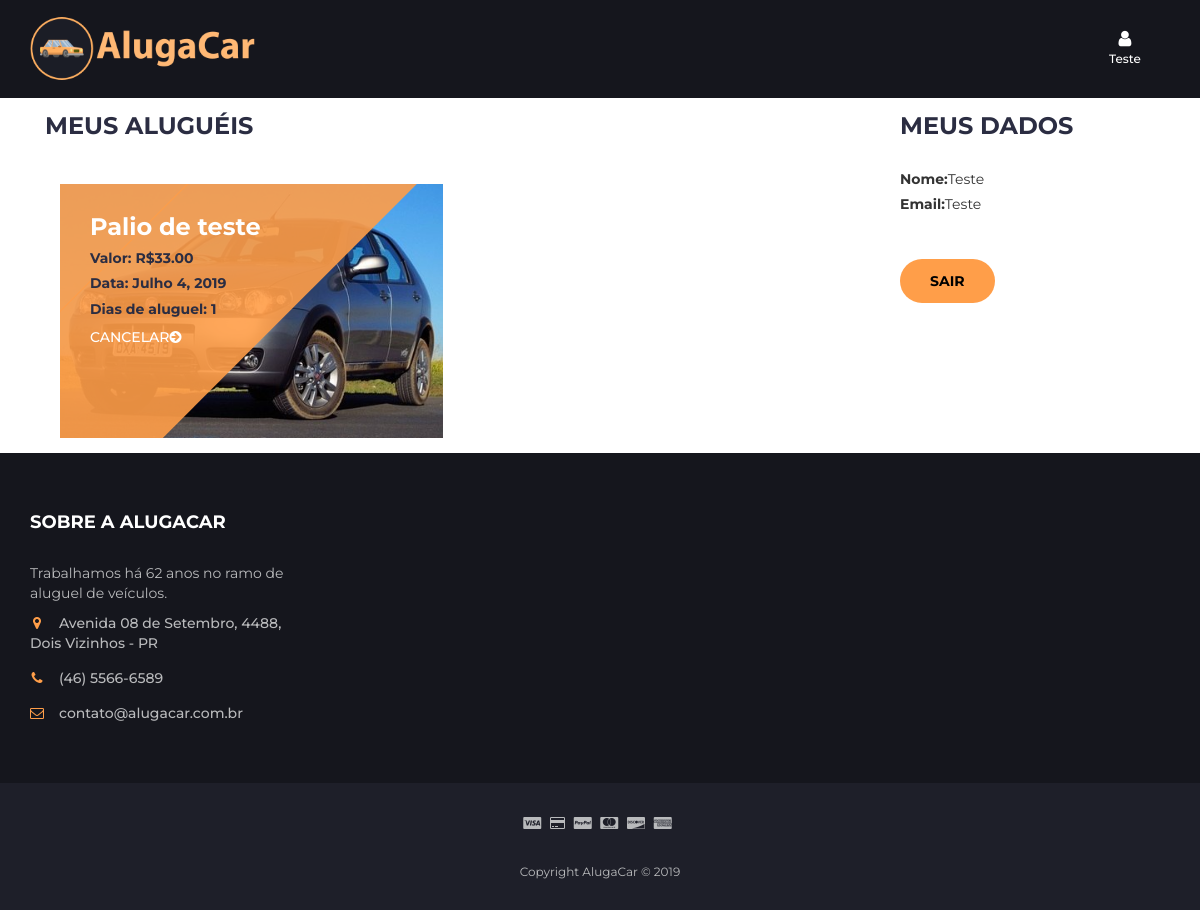
Before: /user_page (signed in) with the older database file.
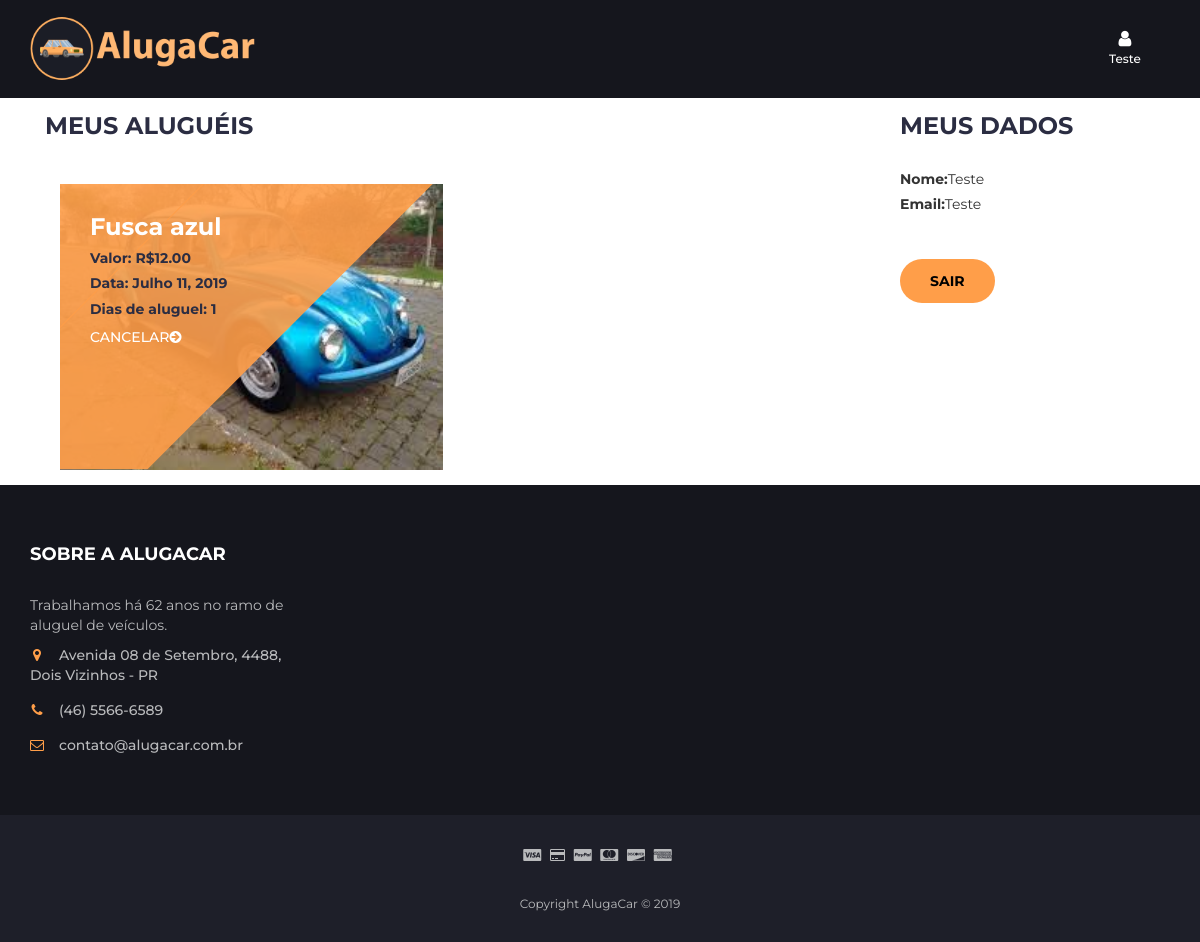
After: the same page with the newer database file.
### AlugaCarSite/models.py (models this page shows)
class Aluguel(models.Model):
    cliente = models.ForeignKey(Cliente,on_delete = models.SET_NULL, null = True)
    carrro = models.ForeignKey(Carro, on_delete=models.CASCADE, null = False)
    dataAlugado = models.DateField(auto_now=False, auto_now_add=False,null=True)
    diasAluguel = models.IntegerField(null=True)
    valorPagar = models.DecimalField(max_digits=10, decimal_places=2)

class Carro(models.Model):
    descricao = models.CharField(max_length=50)
    disponivel = models.BooleanField(default=True)
    valorDia = models.DecimalField(max_digits=10, decimal_places=2)
    marca = models.ForeignKey(Marca, on_delete=models.CASCADE)
    modelo = models.ForeignKey(Modelo,on_delete=models.CASCADE)
    caminhoFoto = models.ImageField(null=True, blank = True,upload_to='AlugaCarSite/static/galeria/carros')
    def __str__(self):
        return self.descricao
    def getfoto(self):
        dir = str(self.caminhoFoto)
        dir = dir[20:]
        return dir

### AlugaCarSite/views.py (the view)
# urls.py: path("user_page", user_page,name="user_page"),
def user_page(request):
    iduser = request.session.get('login')
    if iduser < 0 or not iduser:
        return redirect("home")
    user = Cliente.objects.get(id=iduser)
    alu = Aluguel.objects.all()
    alugueis = []
    carros = []
    for i in alu:
        if i.cliente.id == user.id:
            alugueis.append(i)
    return render(request, "user_page.html", {"cliente": user, 'alugueis': alugueis, 'carros': carros})

### AlugaCarSite/templates/user_page.html (shortened to what this page needs)
{% load staticfiles %}
<!DOCTYPE html>
<html lang="en">
<head>
	<link type="text/css" rel="stylesheet" href="{% static 'css/bootstrap.min.css' %}" />
	<link type="text/css" rel="stylesheet" href="{% static 'css/slick.css' %}" />
	<link type="text/css" rel="stylesheet" href="{% static 'css/slick-theme.css' %}" />
	<link type="text/css" rel="stylesheet" href="{% static 'css/nouislider.min.css' %}" />
	<link rel="stylesheet" href="{% static 'css/font-awesome.min.css' %}">
	<link type="text/css" rel="stylesheet" href="{% static 'css/style.css' %}" />
</head>
<body>
	<header>
		<div id="header">
			<div class="container">
				<div class="row">
					<div class="col-md-9">
						<div class="header-logo">
							<a href="{% url 'home' %}" class="logo">
								<img src="{% static '/img/banner.png' %}" alt="" width='225'>
							</a>
						</div>
					</div>
					<div class="col-md-3 clearfix">
						<div class="header-ctn">
							<div class="dropdown">
								{% if cliente.nome != "Login" %}
								<a href="{% url 'user_page' %}" class="dropdown-toggle" data-toggle="dropdown"
									aria-expanded="true">
									<i class="fa fa-user"></i>
									<span>{{cliente.nome}}</span>
								</a>
								{% endif %}
							</div>
						</div>
					</div>
				</div>
			</div>
		</div>
	</header>
	<div class="row">
		<div class="container">
			<div class="col-md-9">
				<div class="section-title">
					<h3 class="title">Meus Aluguéis</h3>
				</div>
				{% for i in alugueis %}
				<div class="col-md-6 col-xs-12">
					<div class="shop">
						<div class="shop-img">
							<img src="{% static i.carrro.getfoto %}" alt="">
						</div>
						<div class="shop-body">
							<h3 class="product-name">{{i.carrro}}</h3>
							<h5 class="product-price">Valor: R${{i.valorPagar}}</h5>
							<h5>Data: {{i.dataAlugado}}</h5>
							<h5>Dias de aluguel: {{i.diasAluguel}}</h5>
							<a href="{% url 'cancelar_aluguel' i.id %}"
								onclick="return confirm('Deseja cancelar o aluguel deste carro?');"
								class="cta-btn">Cancelar<i class="fa fa-arrow-circle-right"></i></a>
						</div>
					</div>
				</div>
				{% endfor %}
			</div>
			<div class="col-md-3">
				<div class="section-title">
					<h3 class="title">Meus Dados</h3>
				</div>
				<label>Nome:</label>{{cliente.nome}}
				<br>
				<label>Email:</label>{{cliente.email}}
				<br>
				<a href="{% url 'home_deslog' %}"><button class="primary-btn">Sair</button></a></br></br>
			</div>
		</div>
	</div>
	<footer id="footer">
		<div class="section" id="contato">
			<div class="container">
				<div class="row">
					<div class="col-md-3 col-xs-6">
						<div class="footer">
							<h3 class="footer-title">Sobre a AlugaCar</h3>
							<p>Trabalhamos há 62 anos no ramo de aluguel de veículos.</p>
							<ul class="footer-links">
								<li><a href="https://www.google.com/maps/search/?api=1&query=UTFPR+Dois+Vizinhos"><i
											class="fa fa-map-marker"></i>Avenida 08 de Setembro, 4488, Dois Vizinhos -
										PR</a></li>
								<li><a href="tel:4655666589"><i class="fa fa-phone"></i>(46) 5566-6589</a></li>
								<li><a href="mailto:contato@alugacar.com.br"><i
											class="fa fa-envelope-o"></i>contato@alugacar.com.br</a></li>
							</ul>
						</div>
					</div>
				</div>
			</div>
		</div>
		<div id="bottom-footer" class="section">
			<div class="container">
				<div class="row">
					<div class="col-md-12 text-center">
						<ul class="footer-payments">
							<li><i class="fa fa-cc-visa"></i></li>
							<li><i class="fa fa-credit-card"></i></li>
							<li><i class="fa fa-cc-paypal"></i></li>
							<li><i class="fa fa-cc-mastercard"></i></li>
							<li><i class="fa fa-cc-discover"></i></li>
							<li><i class="fa fa-cc-amex"></i></li>
						</ul>
						<span class="copyright">
							Copyright AlugaCar &copy;
						</span>
					</div>
				</div>
			</div>
		</div>
	</footer>
</body>
</html>

Changed rows visible on the page:
removed Aluguel: carrro.caminhoFoto (picture), carrro "Palio de teste", valorPagar "33.00", dataAlugado "Julho 4, 2019", diasAluguel "1"
added Aluguel: carrro.caminhoFoto (picture), carrro "Fusca azul", valorPagar "12.00", dataAlugado "Julho 11, 2019", diasAluguel "1"
